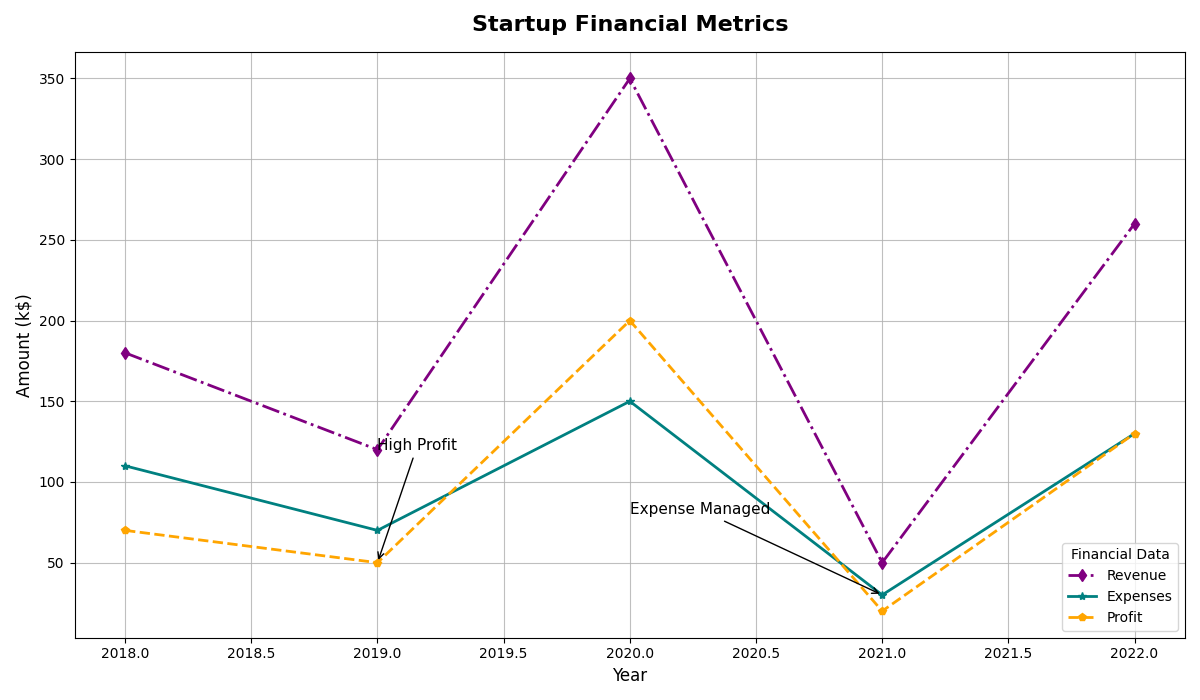

Write Python code to recreate this figure.
import matplotlib.pyplot as plt
import numpy as np

years = np.arange(2018, 2023)

revenue = np.array([180, 120, 350, 50, 260])
expenses = np.array([110, 70, 150, 30, 130])
profit = np.array([70, 50, 200, 20, 130])

fig, ax = plt.subplots(figsize=(12, 7))

ax.plot(years, revenue, marker='d', linestyle='-.', linewidth=2, color='purple', label='Revenue')
ax.plot(years, expenses, marker='*', linestyle='-', linewidth=2, color='teal', label='Expenses')
ax.plot(years, profit, marker='p', linestyle='--', linewidth=2, color='orange', label='Profit')

ax.set_xlabel('Year', fontsize=12)
ax.set_ylabel('Amount (k$)', fontsize=12)
ax.set_title("Startup Financial Metrics", fontsize=16, fontweight='bold', pad=15)

ax.legend(title='Financial Data', loc='lower right', fontsize=10)

ax.grid(True, linestyle='-', alpha=0.8)

ax.annotate('High Profit', xy=(2019, profit[1]), xytext=(2019, profit[1] + 70),
            arrowprops=dict(facecolor='gray', arrowstyle='->'), fontsize=11)
ax.annotate('Expense Managed', xy=(2021, expenses[3]), xytext=(2020, expenses[3] + 50),
            arrowprops=dict(facecolor='gray', arrowstyle='->'), fontsize=11)

plt.tight_layout()

plt.show()
